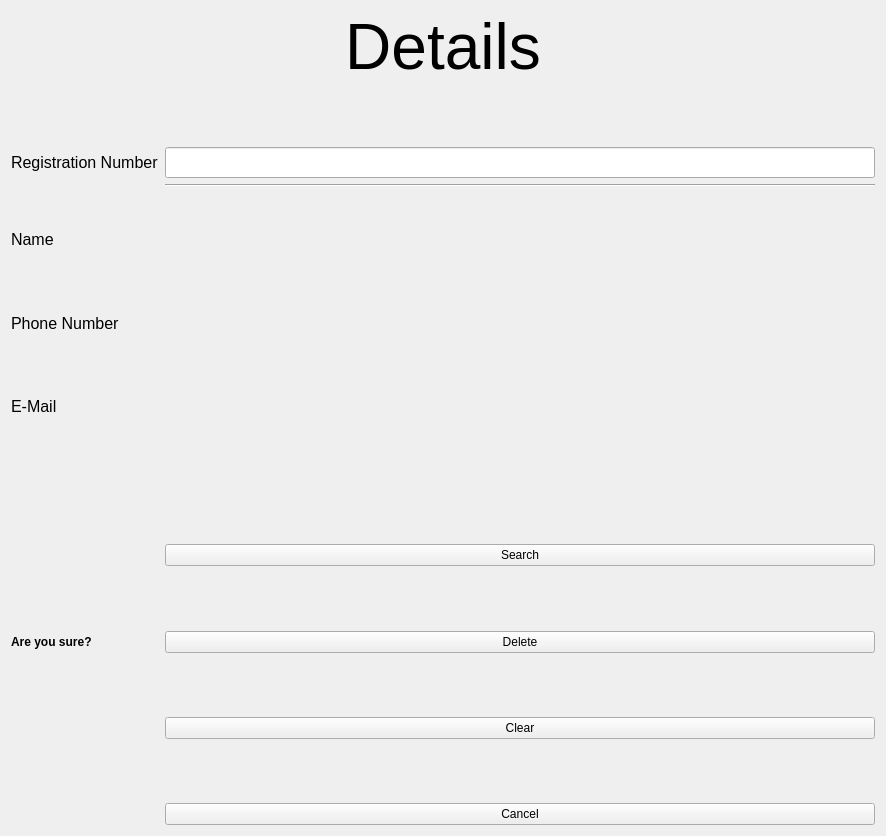
<?xml version="1.0" encoding="UTF-8"?>
<ui version="4.0">
 <class>delete_2</class>
 <widget class="QWidget" name="delete_2">
  <property name="geometry">
   <rect>
    <x>0</x>
    <y>0</y>
    <width>886</width>
    <height>836</height>
   </rect>
  </property>
  <property name="windowTitle">
   <string>Search</string>
  </property>
  <layout class="QFormLayout" name="formLayout">
   <item row="0" column="0" colspan="2">
    <widget class="QLabel" name="label">
     <property name="font">
      <font>
       <pointsize>48</pointsize>
      </font>
     </property>
     <property name="contextMenuPolicy">
      <enum>Qt::PreventContextMenu</enum>
     </property>
     <property name="text">
      <string>Details</string>
     </property>
     <property name="alignment">
      <set>Qt::AlignCenter</set>
     </property>
    </widget>
   </item>
   <item row="1" column="1">
    <spacer name="verticalSpacer">
     <property name="orientation">
      <enum>Qt::Vertical</enum>
     </property>
     <property name="sizeHint" stdset="0">
      <size>
       <width>20</width>
       <height>40</height>
      </size>
     </property>
    </spacer>
   </item>
   <item row="4" column="0">
    <widget class="QLabel" name="label_2">
     <property name="font">
      <font>
       <pointsize>12</pointsize>
      </font>
     </property>
     <property name="text">
      <string>Registration Number</string>
     </property>
    </widget>
   </item>
   <item row="4" column="1">
    <widget class="QLineEdit" name="lineEdit">
     <property name="font">
      <font>
       <pointsize>14</pointsize>
      </font>
     </property>
    </widget>
   </item>
   <item row="5" column="0">
    <spacer name="verticalSpacer_2">
     <property name="orientation">
      <enum>Qt::Vertical</enum>
     </property>
     <property name="sizeHint" stdset="0">
      <size>
       <width>20</width>
       <height>40</height>
      </size>
     </property>
    </spacer>
   </item>
   <item row="5" column="1">
    <widget class="Line" name="line">
     <property name="font">
      <font>
       <pointsize>9</pointsize>
      </font>
     </property>
     <property name="orientation">
      <enum>Qt::Horizontal</enum>
     </property>
    </widget>
   </item>
   <item row="6" column="0">
    <widget class="QLabel" name="label_3">
     <property name="font">
      <font>
       <pointsize>12</pointsize>
      </font>
     </property>
     <property name="text">
      <string>Name</string>
     </property>
    </widget>
   </item>
   <item row="6" column="1">
    <widget class="QLabel" name="name">
     <property name="font">
      <font>
       <pointsize>12</pointsize>
      </font>
     </property>
     <property name="text">
      <string/>
     </property>
    </widget>
   </item>
   <item row="7" column="0">
    <spacer name="verticalSpacer_3">
     <property name="orientation">
      <enum>Qt::Vertical</enum>
     </property>
     <property name="sizeHint" stdset="0">
      <size>
       <width>20</width>
       <height>40</height>
      </size>
     </property>
    </spacer>
   </item>
   <item row="8" column="0">
    <widget class="QLabel" name="label_4">
     <property name="font">
      <font>
       <pointsize>12</pointsize>
      </font>
     </property>
     <property name="text">
      <string>Phone Number</string>
     </property>
    </widget>
   </item>
   <item row="8" column="1">
    <widget class="QLabel" name="ph_no">
     <property name="font">
      <font>
       <pointsize>12</pointsize>
      </font>
     </property>
     <property name="text">
      <string/>
     </property>
    </widget>
   </item>
   <item row="9" column="0">
    <spacer name="verticalSpacer_4">
     <property name="orientation">
      <enum>Qt::Vertical</enum>
     </property>
     <property name="sizeHint" stdset="0">
      <size>
       <width>20</width>
       <height>40</height>
      </size>
     </property>
    </spacer>
   </item>
   <item row="10" column="0">
    <widget class="QLabel" name="label_5">
     <property name="font">
      <font>
       <pointsize>12</pointsize>
      </font>
     </property>
     <property name="text">
      <string>E-Mail</string>
     </property>
    </widget>
   </item>
   <item row="10" column="1">
    <widget class="QLabel" name="e_mail">
     <property name="font">
      <font>
       <pointsize>12</pointsize>
      </font>
     </property>
     <property name="text">
      <string/>
     </property>
    </widget>
   </item>
   <item row="11" column="1">
    <spacer name="verticalSpacer_5">
     <property name="orientation">
      <enum>Qt::Vertical</enum>
     </property>
     <property name="sizeHint" stdset="0">
      <size>
       <width>20</width>
       <height>40</height>
      </size>
     </property>
    </spacer>
   </item>
   <item row="13" column="1">
    <layout class="QVBoxLayout" name="verticalLayout"/>
   </item>
   <item row="14" column="1">
    <widget class="QPushButton" name="search">
     <property name="text">
      <string>Search</string>
     </property>
    </widget>
   </item>
   <item row="12" column="1">
    <spacer name="verticalSpacer_6">
     <property name="orientation">
      <enum>Qt::Vertical</enum>
     </property>
     <property name="sizeHint" stdset="0">
      <size>
       <width>20</width>
       <height>40</height>
      </size>
     </property>
    </spacer>
   </item>
   <item row="15" column="1">
    <spacer name="verticalSpacer_7">
     <property name="orientation">
      <enum>Qt::Vertical</enum>
     </property>
     <property name="sizeHint" stdset="0">
      <size>
       <width>20</width>
       <height>40</height>
      </size>
     </property>
    </spacer>
   </item>
   <item row="18" column="1">
    <widget class="QPushButton" name="clear">
     <property name="text">
      <string>Clear</string>
     </property>
    </widget>
   </item>
   <item row="19" column="1">
    <spacer name="verticalSpacer_8">
     <property name="orientation">
      <enum>Qt::Vertical</enum>
     </property>
     <property name="sizeHint" stdset="0">
      <size>
       <width>20</width>
       <height>40</height>
      </size>
     </property>
    </spacer>
   </item>
   <item row="20" column="1">
    <widget class="QPushButton" name="cancel">
     <property name="text">
      <string>Cancel</string>
     </property>
    </widget>
   </item>
   <item row="16" column="1">
    <widget class="QPushButton" name="delButton">
     <property name="text">
      <string>Delete</string>
     </property>
    </widget>
   </item>
   <item row="17" column="1">
    <spacer name="verticalSpacer_9">
     <property name="orientation">
      <enum>Qt::Vertical</enum>
     </property>
     <property name="sizeHint" stdset="0">
      <size>
       <width>20</width>
       <height>40</height>
      </size>
     </property>
    </spacer>
   </item>
   <item row="16" column="0">
    <widget class="QLabel" name="label_6">
     <property name="font">
      <font>
       <weight>75</weight>
       <bold>true</bold>
      </font>
     </property>
     <property name="contextMenuPolicy">
      <enum>Qt::PreventContextMenu</enum>
     </property>
     <property name="text">
      <string>Are you sure?</string>
     </property>
    </widget>
   </item>
  </layout>
 </widget>
 <resources/>
 <connections/>
</ui>
